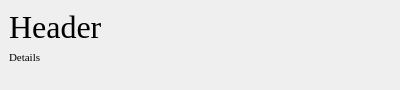
<?xml version="1.0" encoding="UTF-8"?>
<ui version="4.0">
 <class>AirportListElement</class>
 <widget class="QWidget" name="AirportListElement">
  <property name="geometry">
   <rect>
    <x>0</x>
    <y>0</y>
    <width>400</width>
    <height>90</height>
   </rect>
  </property>
  <property name="maximumSize">
   <size>
    <width>16777215</width>
    <height>90</height>
   </size>
  </property>
  <property name="windowTitle">
   <string>Form</string>
  </property>
  <layout class="QGridLayout" name="gridLayout">
   <property name="leftMargin">
    <number>0</number>
   </property>
   <property name="topMargin">
    <number>0</number>
   </property>
   <property name="rightMargin">
    <number>0</number>
   </property>
   <property name="bottomMargin">
    <number>0</number>
   </property>
   <item row="0" column="0">
    <widget class="QWidget" name="Background" native="true">
     <layout class="QGridLayout" name="gridLayout_2">
      <item row="0" column="0" alignment="Qt::AlignTop">
       <widget class="QLabel" name="Header">
        <property name="font">
         <font>
          <family>Times New Roman</family>
          <pointsize>24</pointsize>
         </font>
        </property>
        <property name="text">
         <string>Header</string>
        </property>
       </widget>
      </item>
      <item row="1" column="0" alignment="Qt::AlignTop">
       <widget class="QLabel" name="Details">
        <property name="font">
         <font>
          <family>Times New Roman</family>
          <pointsize>8</pointsize>
         </font>
        </property>
        <property name="text">
         <string>Details</string>
        </property>
       </widget>
      </item>
     </layout>
    </widget>
   </item>
  </layout>
 </widget>
 <resources/>
 <connections/>
</ui>
